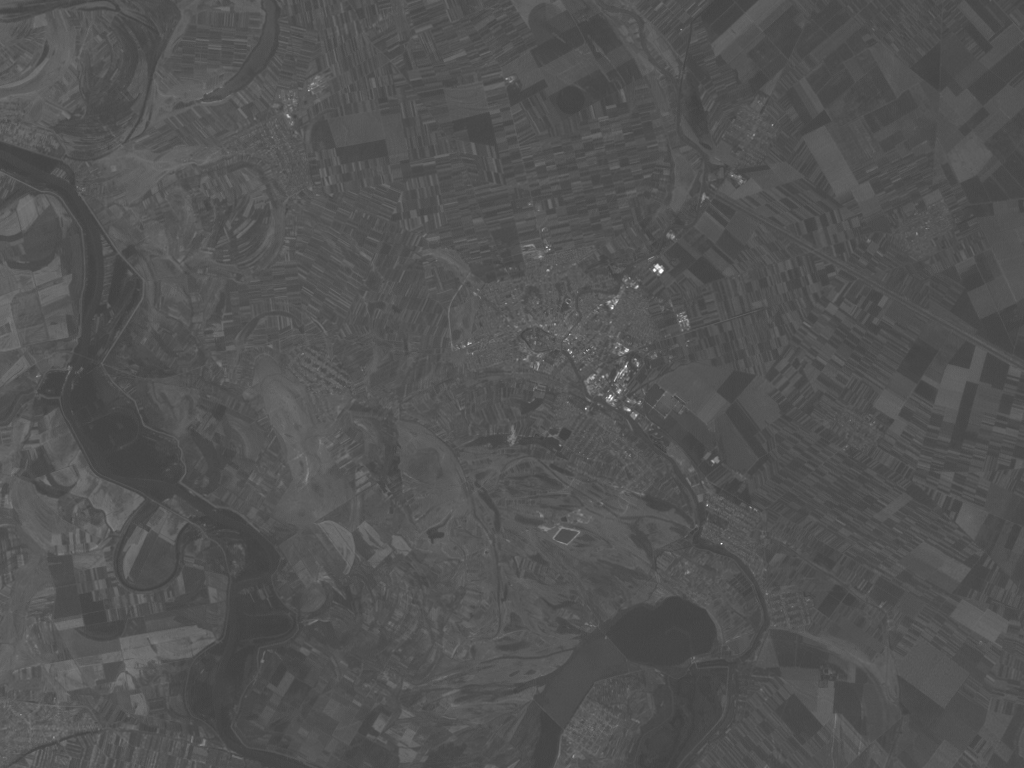
%> input picture ACP/i1.tif, 1024 x 768 px
$ octave Exercice31.m   (GNU Octave 9; MATLAB toolbox functions it lacks are replaced by stand-ins)
%> lines starting %> are read from the running program, lines starting %| are printed output that depends on the picture
clear variables;
close all;

% fichiers images
tab_images={'i1.tif','i2.tif','i3.tif','i4.tif','i5.tif','i6.tif'};
m=length(tab_images);

% taille des image
tmp=imread(char(tab_images(1)));
%> tmp is the input picture: size 768x1024 uint8; min 63, max 255, mean 82.9
[H,W]=size(tmp);
%> H = 768; W = 1024

% matrice de m images
I=zeros(H,W,m);

% affichage des images satellitaires
for k=1:m
    I(:,:,k)=im2double(imread(char(tab_images(k))));
    subplot(2,3,k);
    imshow(I(:,:,k));
end

% matrice des donnees
% rearrangement dans une matrice de n=H*W lignes et 6 colonnes
n=H*W;
%> n = 786432

Y=zeros(n,m);
for i=1:m
    %Y(:,i)=reshape(I(:,:,i),[n,1]);
    A=I(:,:,i);
    Y(:,i)=A(:);
end
%> this loop made 6 passes
%> pass 3, `A=I(:,:,i);`:
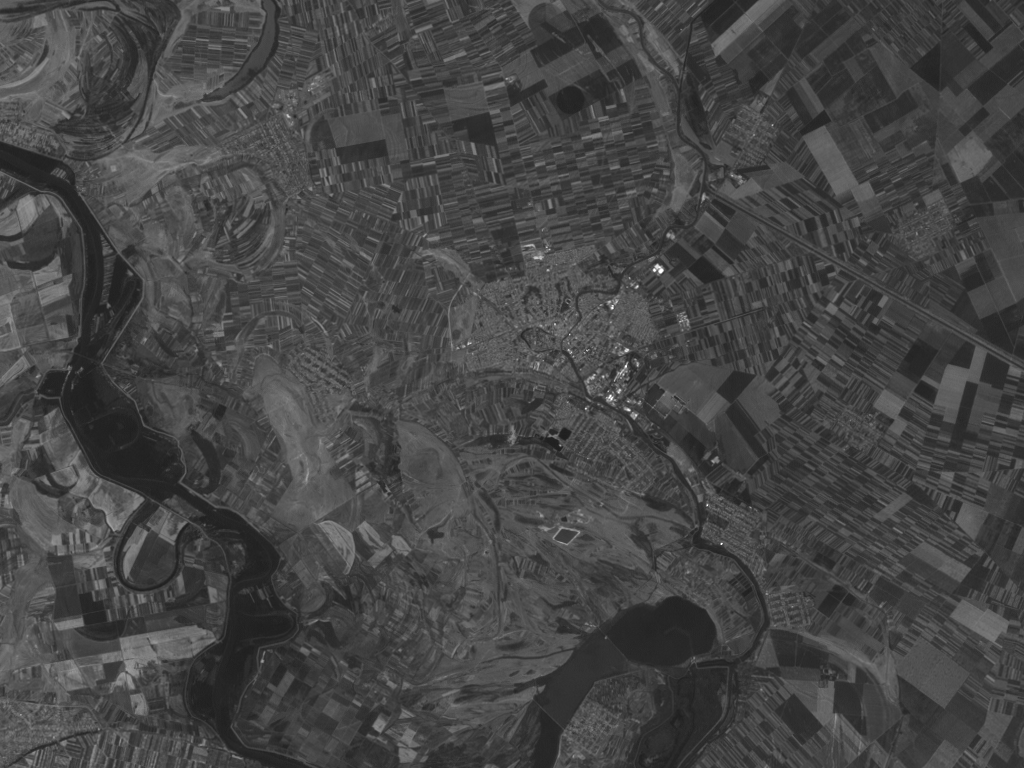
%> A: size 768x1024 double; min 0.118, max 1, mean 0.272

[n,m]=size(Y); %Nombres de donnees et de variables statistiques

X=zeros(n,m); %initialisation de la matrice des donnees centrees
moy=mean(Y); %Vecteur des moyennes de chaque colonne
for i = (1:m) %Calcul de la matrice des donnees centrees
    X(:,i)=Y(:,i)-moy(i);
end

M=1/n*(X'*X); %Calcul de la matrice de covariance
[V,D]=eig(M); %Diagonalisation de M

lambda=flipud(diag(D));  %Valeurs propres dans l'ordre décroissant
P=fliplr(V); %Rangement des vecteurs propres dans l'ordre des valeurs propres

figure(2)
plot(lambda,'b-*') %Affichage des valeurs propres
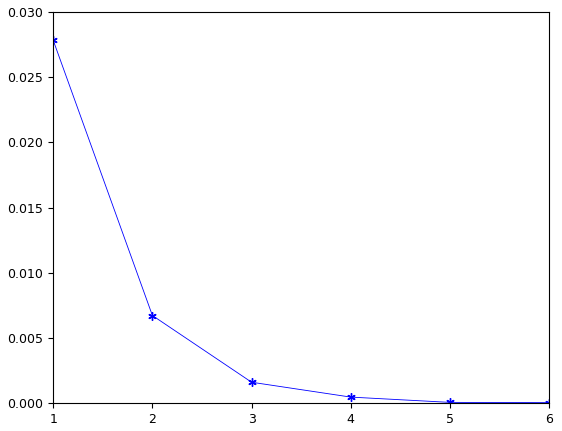
%> figure redrawn from the program's plot data
%axis equal

tau=zeros(1,m); %Initialisation du vecteur des taux d'inertie
for i=1:3 %Calcul des taux d'inertie
    tau(i)=lambda(i)/sum(lambda);
end
Xstar=X*P;

Irec=reshape(Xstar(:,1),[H,W]);
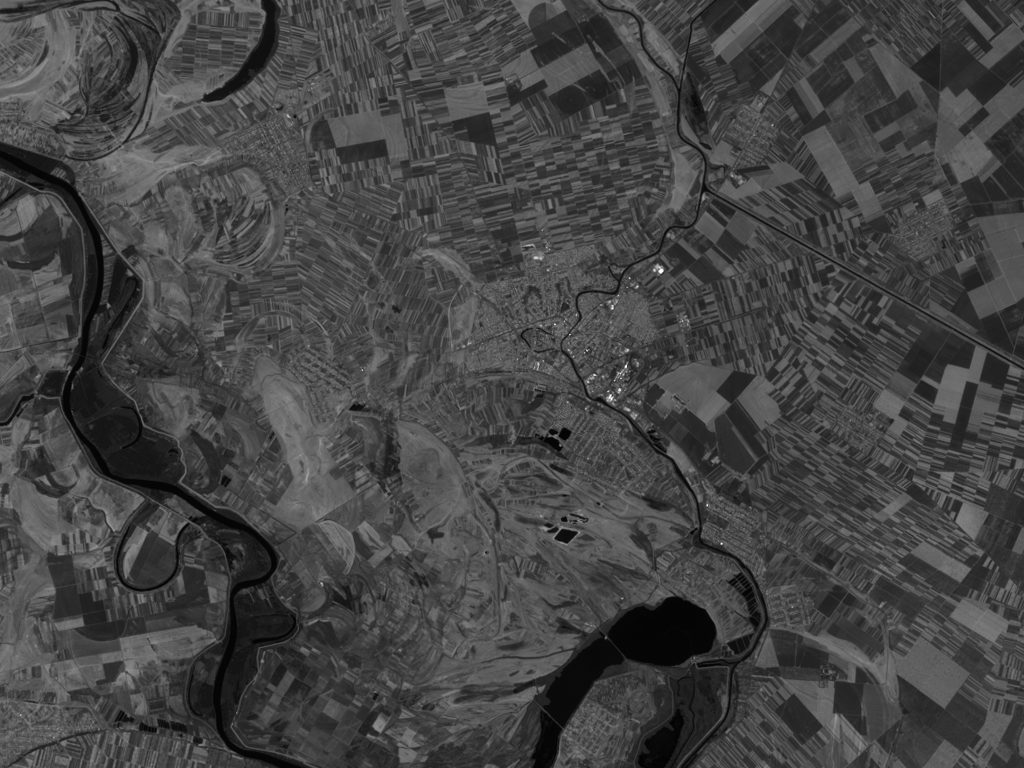
%> Irec: size 768x1024 double; min -0.478, max 1.29, mean -7.36e-14; drawn with min black and max white

figure(3)
plot(Xstar(:,1),Xstar(:,2),'bo');
axis equal
grid()
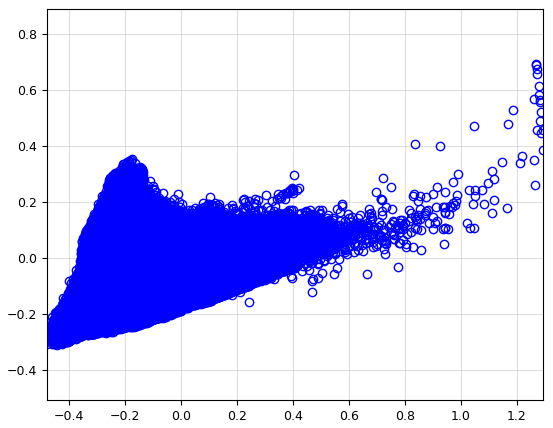
%> figure redrawn from the program's plot data

figure(4)
imshow(Irec,[])

figure(5)
imshow(I(:,:,1),[]);
